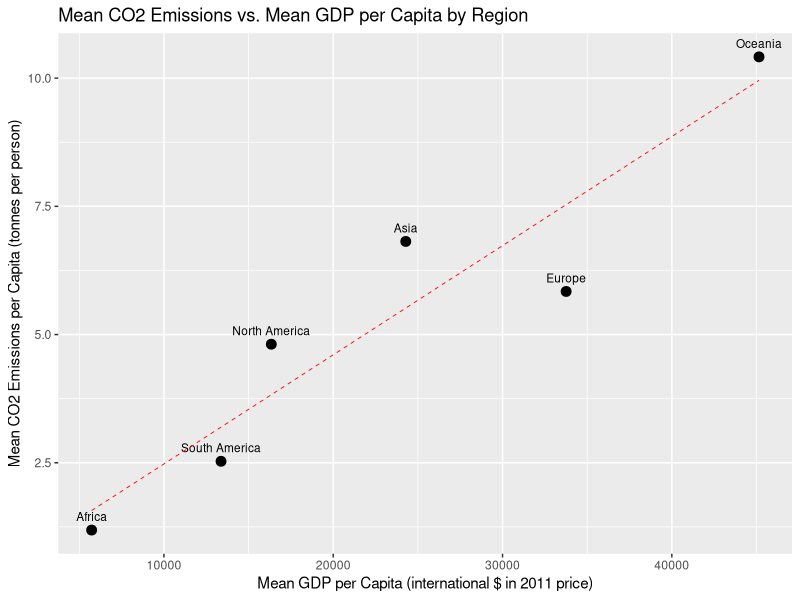

Generate this figure with R:
## ---- chunk 1
knitr::opts_chunk$set(echo = TRUE)
library(readr)
library(knitr)
library(ggplot2)
library(dplyr)
## ---- chunk 2
df <- read.csv("Data/co2-emissions-vs-gdp.csv") 
knitr::kable(df)

cat("The dataset contains", nrow(df), "observations and", ncol(df), "variables.")
## ---- chunk 3
clean_df <- df %>%
  select(
    'Entity',
    'Code',
    'Annual.CO..emissions..per.capita.',
    'GDP.per.capita',
    'Population..historical.',
    'World.regions.according.to.OWID'
  ) %>%
  rename(
    country = 'Entity',
    iso_code = 'Code',
    co2_per_capita = 'Annual.CO..emissions..per.capita.',
    gdp_per_capita = 'GDP.per.capita',
    population = 'Population..historical.',
    region = 'World.regions.according.to.OWID'
  )

co2_gdp <- clean_df %>%
  select(
    "region",
    "co2_per_capita",
    "gdp_per_capita"
  ) %>%
  group_by(region) %>%
  summarise(
    mean_co2 = mean(co2_per_capita, na.rm = TRUE),
    var_co2 = var(co2_per_capita, na.rm = TRUE),
    med_co2 = median(co2_per_capita, na.rm = TRUE),
    mean_gdp = mean(gdp_per_capita, na.rm = TRUE),
    var_gdp = var(gdp_per_capita, na.rm = TRUE),
    med_gdp = median(gdp_per_capita, na.rm = TRUE),
    .groups = "drop"
  )

kable(head(co2_gdp, 10), digits = 2, caption = "Summary Statistics by Region")
## ---- chunk 4
ggplot(co2_gdp, aes(x = mean_gdp, y = mean_co2, label = region)) +
  geom_point(size = 3) +
  geom_text(vjust = -1, hjust = 0.5, size = 3) +
  geom_smooth(method = "lm", se = FALSE, color = "red", linetype = "dashed", alpha = 0.1, linewidth = 0.3) +
  labs(
    title = "Mean CO2 Emissions vs. Mean GDP per Capita by Region",
    x = "Mean GDP per Capita (international $ in 2011 price)",
    y = "Mean CO2 Emissions per Capita (tonnes per person)"
  ) 
